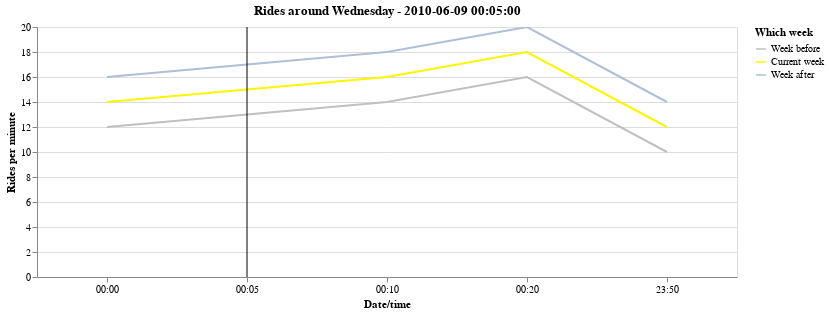

Notebook code cell kept with this figure:
### Code cell
line = alt.Chart(pd.DataFrame({'x': [b]})).mark_rule().encode(x=alt.X('utchoursminutes(x):O', title='') )
#line = alt.Chart(pd.DataFrame({'x': [b]})).mark_rule().encode(x=alt.X('x:T', title='') )

# https://altair-viz.github.io/user_guide/times_and_dates.html
rides = alt.Chart(dff, title="Rides around " + str(b.strftime('%A')) + ' - ' + str(b)).mark_line().encode(
    #x=alt.X('hoursminutes(pickup_datetime_1min):Q', title='Date/time', 
    x=alt.X('utchoursminutes(pickup_datetime_1min):O', title='Date/time', 
            
           ), 
    #x=alt.X('sequence:Q', axis=None, title='Date/time' ),     
    y=alt.Y('rides_per_minute:Q', title='Rides per minute'),
    color=alt.Color('which_week:N', title='Which week', scale=alt.Scale(
                                            domain=['Week before', 'Current week', 'Week after'],
                                            range=['#c0c0c0 ', '#fff400', '#adc0d8']))
).properties(
width=700,
    height=250
).interactive()

(rides+line).display()

### Figure 1 — Vega-Lite specification as saved in the notebook (floating-point values rounded to 4 significant figures)
{"config": {"view": {"continuousWidth": 400, "continuousHeight": 300}}, "layer": [{"data": {"name": "data-a76dd98ba4fa3a6b81b7874e0d0587a3"}, "mark": "line", "encoding": {"color": {"type": "nominal", "field": "which_week", "scale": {"domain": ["Week before", "Current week", "Week after"], "range": ["#c0c0c0 ", "#fff400", "#adc0d8"]}, "title": "Which week"}, "x": {"type": "ordinal", "field": "pickup_datetime_1min", "timeUnit": "utchoursminutes", "title": "Date/time"}, "y": {"type": "quantitative", "field": "rides_per_minute", "title": "Rides per minute"}}, "height": 250, "selection": {"selector081": {"type": "interval", "bind": "scales", "encodings": ["x", "y"]}}, "title": "Rides around Wednesday - 2010-06-09 00:05:00", "width": 700}, {"data": {"name": "data-1d25ca0137f08e606ab6c35d58a40525"}, "mark": "rule", "encoding": {"x": {"type": "ordinal", "field": "x", "timeUnit": "utchoursminutes", "title": ""}}}], "$schema": "https://vega.github.io/schema/vega-lite/v4.8.1.json", "datasets": {"data-a76dd98ba4fa3a6b81b7874e0d0587a3": [{"b_ts": "2010-06-09T00:05:00", "pickup_datetime_1min": "2010-06-01T23:50:00", "pickup_datetime_same": "2010-06-08T23:50:00", "rides_per_minute": 10, "which_week": "Week before", "sequence": 1}, {"b_ts": "2010-06-09T00:05:00", "pickup_datetime_1min": "2010-06-02T00:00:00", "pickup_datetime_same": "2010-06-09T00:00:00", "rides_per_minute": 12, "which_week": "Week before", "sequence": 2}, {"b_ts": "2010-06-09T00:05:00", "pickup_datetime_1min": "2010-06-02T00:10:00", "pickup_datetime_same": "2010-06-09T00:10:00", "rides_per_minute": 14, "which_week": "Week before", "sequence": 3}, {"b_ts": "2010-06-09T00:05:00", "pickup_datetime_1min": "2010-06-02T00:20:00", "pickup_datetime_same": "2010-06-09T00:20:00", "rides_per_minute": 16, "which_week": "Week before", "sequence": 4}, {"b_ts": "2010-06-09T00:05:00", "pickup_datetime_1min": "2010-06-08T23:50:00", "pickup_datetime_same": "2010-06-08T23:50:00", "rides_per_minute": 12, "which_week": "Current week", "sequence": 1}, {"b_ts": "2010-06-09T00:05:00", "pickup_datetime_1min": "2010-06-09T00:00:00", "pickup_datetime_same": "2010-06-09T00:00:00", "rides_per_minute": 14, "which_week": "Current week", "sequence": 2}, {"b_ts": "2010-06-09T00:05:00", "pickup_datetime_1min": "2010-06-09T00:10:00", "pickup_datetime_same": "2010-06-09T00:10:00", "rides_per_minute": 16, "which_week": "Current week", "sequence": 3}, {"b_ts": "2010-06-09T00:05:00", "pickup_datetime_1min": "2010-06-09T00:20:00", "pickup_datetime_same": "2010-06-09T00:20:00", "rides_per_minute": 18, "which_week": "Current week", "sequence": 4}, {"b_ts": "2010-06-09T00:05:00", "pickup_datetime_1min": "2010-06-15T23:50:00", "pickup_datetime_same": "2010-06-08T23:50:00", "rides_per_minute": 14, "which_week": "Week after", "sequence": 1}, {"b_ts": "2010-06-09T00:05:00", "pickup_datetime_1min": "2010-06-16T00:00:00", "pickup_datetime_same": "2010-06-09T00:00:00", "rides_per_minute": 16, "which_week": "Week after", "sequence": 2}, {"b_ts": "2010-06-09T00:05:00", "pickup_datetime_1min": "2010-06-16T00:10:00", "pickup_datetime_same": "2010-06-09T00:10:00", "rides_per_minute": 18, "which_week": "Week after", "sequence": 3}, {"b_ts": "2010-06-09T00:05:00", "pickup_datetime_1min": "2010-06-16T00:20:00", "pickup_datetime_same": "2010-06-09T00:20:00", "rides_per_minute": 20, "which_week": "Week after", "sequence": 4}], "data-1d25ca0137f08e606ab6c35d58a40525": [{"x": "2010-06-09T00:05:00"}]}}
